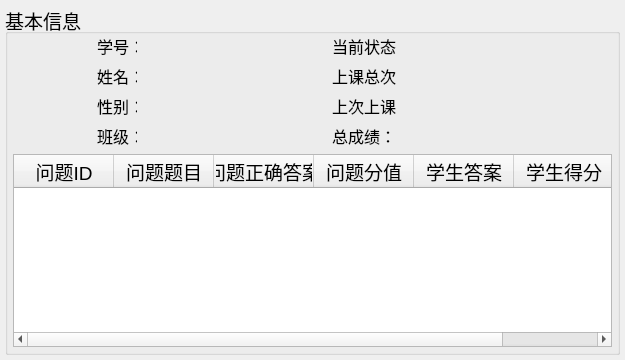
<?xml version="1.0" encoding="UTF-8"?>
<ui version="4.0">
 <class>ViewStudentInfo</class>
 <widget class="QWidget" name="ViewStudentInfo">
  <property name="geometry">
   <rect>
    <x>0</x>
    <y>0</y>
    <width>625</width>
    <height>360</height>
   </rect>
  </property>
  <property name="minimumSize">
   <size>
    <width>625</width>
    <height>360</height>
   </size>
  </property>
  <property name="maximumSize">
   <size>
    <width>625</width>
    <height>360</height>
   </size>
  </property>
  <property name="font">
   <font>
    <pointsize>14</pointsize>
   </font>
  </property>
  <property name="windowTitle">
   <string>Form</string>
  </property>
  <property name="windowIcon">
   <iconset resource="icons.qrc">
    <normaloff>:/appFace/viewstudent</normaloff>:/appFace/viewstudent</iconset>
  </property>
  <property name="styleSheet">
   <string notr="true"/>
  </property>
  <layout class="QGridLayout" name="gridLayout_2">
   <property name="margin">
    <number>5</number>
   </property>
   <property name="spacing">
    <number>0</number>
   </property>
   <item row="0" column="0">
    <widget class="QGroupBox" name="groupBox">
     <property name="minimumSize">
      <size>
       <width>0</width>
       <height>150</height>
      </size>
     </property>
     <property name="font">
      <font>
       <pointsize>14</pointsize>
      </font>
     </property>
     <property name="styleSheet">
      <string notr="true">background-image: url(:/appFace/bg);</string>
     </property>
     <property name="title">
      <string>基本信息</string>
     </property>
     <layout class="QGridLayout" name="gridLayout">
      <property name="leftMargin">
       <number>5</number>
      </property>
      <property name="topMargin">
       <number>0</number>
      </property>
      <property name="rightMargin">
       <number>5</number>
      </property>
      <property name="bottomMargin">
       <number>5</number>
      </property>
      <property name="spacing">
       <number>0</number>
      </property>
      <item row="0" column="0">
       <layout class="QVBoxLayout" name="verticalLayout_8">
        <property name="spacing">
         <number>6</number>
        </property>
        <item>
         <layout class="QHBoxLayout" name="horizontalLayout">
          <item>
           <layout class="QVBoxLayout" name="verticalLayout">
            <item>
             <spacer name="horizontalSpacer">
              <property name="orientation">
               <enum>Qt::Horizontal</enum>
              </property>
              <property name="sizeHint" stdset="0">
               <size>
                <width>20</width>
                <height>20</height>
               </size>
              </property>
             </spacer>
            </item>
            <item>
             <spacer name="horizontalSpacer_4">
              <property name="orientation">
               <enum>Qt::Horizontal</enum>
              </property>
              <property name="sizeHint" stdset="0">
               <size>
                <width>20</width>
                <height>20</height>
               </size>
              </property>
             </spacer>
            </item>
            <item>
             <spacer name="horizontalSpacer_7">
              <property name="orientation">
               <enum>Qt::Horizontal</enum>
              </property>
              <property name="sizeHint" stdset="0">
               <size>
                <width>20</width>
                <height>20</height>
               </size>
              </property>
             </spacer>
            </item>
            <item>
             <spacer name="horizontalSpacer_9">
              <property name="orientation">
               <enum>Qt::Horizontal</enum>
              </property>
              <property name="sizeHint" stdset="0">
               <size>
                <width>20</width>
                <height>20</height>
               </size>
              </property>
             </spacer>
            </item>
           </layout>
          </item>
          <item>
           <layout class="QVBoxLayout" name="verticalLayout_6">
            <item>
             <widget class="QLabel" name="label">
              <property name="minimumSize">
               <size>
                <width>40</width>
                <height>0</height>
               </size>
              </property>
              <property name="maximumSize">
               <size>
                <width>40</width>
                <height>16777215</height>
               </size>
              </property>
              <property name="font">
               <font>
                <pointsize>12</pointsize>
               </font>
              </property>
              <property name="text">
               <string>学号：</string>
              </property>
             </widget>
            </item>
            <item>
             <widget class="QLabel" name="label_4">
              <property name="minimumSize">
               <size>
                <width>40</width>
                <height>0</height>
               </size>
              </property>
              <property name="maximumSize">
               <size>
                <width>40</width>
                <height>16777215</height>
               </size>
              </property>
              <property name="font">
               <font>
                <pointsize>12</pointsize>
               </font>
              </property>
              <property name="text">
               <string>姓名：</string>
              </property>
             </widget>
            </item>
            <item>
             <widget class="QLabel" name="label_3">
              <property name="minimumSize">
               <size>
                <width>40</width>
                <height>0</height>
               </size>
              </property>
              <property name="maximumSize">
               <size>
                <width>40</width>
                <height>16777215</height>
               </size>
              </property>
              <property name="font">
               <font>
                <pointsize>12</pointsize>
               </font>
              </property>
              <property name="text">
               <string>性别：</string>
              </property>
             </widget>
            </item>
            <item>
             <widget class="QLabel" name="label_6">
              <property name="minimumSize">
               <size>
                <width>40</width>
                <height>0</height>
               </size>
              </property>
              <property name="maximumSize">
               <size>
                <width>40</width>
                <height>16777215</height>
               </size>
              </property>
              <property name="font">
               <font>
                <pointsize>12</pointsize>
               </font>
              </property>
              <property name="text">
               <string>班级：</string>
              </property>
             </widget>
            </item>
           </layout>
          </item>
          <item>
           <layout class="QVBoxLayout" name="verticalLayout_5">
            <item>
             <widget class="QLabel" name="studentID">
              <property name="minimumSize">
               <size>
                <width>100</width>
                <height>0</height>
               </size>
              </property>
              <property name="font">
               <font>
                <pointsize>10</pointsize>
               </font>
              </property>
              <property name="text">
               <string/>
              </property>
             </widget>
            </item>
            <item>
             <widget class="QLabel" name="studentName">
              <property name="minimumSize">
               <size>
                <width>100</width>
                <height>0</height>
               </size>
              </property>
              <property name="font">
               <font>
                <pointsize>10</pointsize>
               </font>
              </property>
              <property name="text">
               <string/>
              </property>
             </widget>
            </item>
            <item>
             <widget class="QLabel" name="studentSex">
              <property name="minimumSize">
               <size>
                <width>100</width>
                <height>0</height>
               </size>
              </property>
              <property name="font">
               <font>
                <pointsize>10</pointsize>
               </font>
              </property>
              <property name="text">
               <string/>
              </property>
             </widget>
            </item>
            <item>
             <widget class="QLabel" name="studentClass">
              <property name="minimumSize">
               <size>
                <width>100</width>
                <height>0</height>
               </size>
              </property>
              <property name="font">
               <font>
                <pointsize>10</pointsize>
               </font>
              </property>
              <property name="text">
               <string/>
              </property>
             </widget>
            </item>
           </layout>
          </item>
          <item>
           <layout class="QVBoxLayout" name="verticalLayout_2">
            <item>
             <spacer name="horizontalSpacer_2">
              <property name="orientation">
               <enum>Qt::Horizontal</enum>
              </property>
              <property name="sizeHint" stdset="0">
               <size>
                <width>40</width>
                <height>20</height>
               </size>
              </property>
             </spacer>
            </item>
            <item>
             <spacer name="horizontalSpacer_5">
              <property name="orientation">
               <enum>Qt::Horizontal</enum>
              </property>
              <property name="sizeHint" stdset="0">
               <size>
                <width>40</width>
                <height>20</height>
               </size>
              </property>
             </spacer>
            </item>
            <item>
             <spacer name="horizontalSpacer_10">
              <property name="orientation">
               <enum>Qt::Horizontal</enum>
              </property>
              <property name="sizeHint" stdset="0">
               <size>
                <width>40</width>
                <height>20</height>
               </size>
              </property>
             </spacer>
            </item>
            <item>
             <spacer name="horizontalSpacer_11">
              <property name="orientation">
               <enum>Qt::Horizontal</enum>
              </property>
              <property name="sizeHint" stdset="0">
               <size>
                <width>40</width>
                <height>20</height>
               </size>
              </property>
             </spacer>
            </item>
           </layout>
          </item>
          <item>
           <layout class="QVBoxLayout" name="verticalLayout_7">
            <item>
             <widget class="QLabel" name="label_2">
              <property name="minimumSize">
               <size>
                <width>70</width>
                <height>0</height>
               </size>
              </property>
              <property name="maximumSize">
               <size>
                <width>50</width>
                <height>16777215</height>
               </size>
              </property>
              <property name="font">
               <font>
                <pointsize>12</pointsize>
               </font>
              </property>
              <property name="text">
               <string>当前状态：</string>
              </property>
             </widget>
            </item>
            <item>
             <widget class="QLabel" name="label_5">
              <property name="minimumSize">
               <size>
                <width>70</width>
                <height>0</height>
               </size>
              </property>
              <property name="maximumSize">
               <size>
                <width>50</width>
                <height>16777215</height>
               </size>
              </property>
              <property name="font">
               <font>
                <pointsize>12</pointsize>
               </font>
              </property>
              <property name="text">
               <string>上课总次：</string>
              </property>
             </widget>
            </item>
            <item>
             <widget class="QLabel" name="label_7">
              <property name="minimumSize">
               <size>
                <width>70</width>
                <height>0</height>
               </size>
              </property>
              <property name="maximumSize">
               <size>
                <width>50</width>
                <height>16777215</height>
               </size>
              </property>
              <property name="font">
               <font>
                <pointsize>12</pointsize>
               </font>
              </property>
              <property name="text">
               <string>上次上课：</string>
              </property>
             </widget>
            </item>
            <item>
             <widget class="QLabel" name="label_8">
              <property name="minimumSize">
               <size>
                <width>70</width>
                <height>0</height>
               </size>
              </property>
              <property name="maximumSize">
               <size>
                <width>50</width>
                <height>16777215</height>
               </size>
              </property>
              <property name="font">
               <font>
                <pointsize>12</pointsize>
               </font>
              </property>
              <property name="text">
               <string>总成绩：</string>
              </property>
             </widget>
            </item>
           </layout>
          </item>
          <item>
           <layout class="QVBoxLayout" name="verticalLayout_4">
            <item>
             <widget class="QLabel" name="studentStatus">
              <property name="minimumSize">
               <size>
                <width>120</width>
                <height>0</height>
               </size>
              </property>
              <property name="font">
               <font>
                <pointsize>10</pointsize>
               </font>
              </property>
              <property name="text">
               <string/>
              </property>
             </widget>
            </item>
            <item>
             <widget class="QLabel" name="studentClassTimes">
              <property name="minimumSize">
               <size>
                <width>120</width>
                <height>0</height>
               </size>
              </property>
              <property name="font">
               <font>
                <pointsize>10</pointsize>
               </font>
              </property>
              <property name="text">
               <string/>
              </property>
             </widget>
            </item>
            <item>
             <widget class="QLabel" name="studentLastClassDate">
              <property name="minimumSize">
               <size>
                <width>120</width>
                <height>0</height>
               </size>
              </property>
              <property name="font">
               <font>
                <pointsize>10</pointsize>
               </font>
              </property>
              <property name="text">
               <string/>
              </property>
             </widget>
            </item>
            <item>
             <widget class="QLabel" name="studentScore">
              <property name="minimumSize">
               <size>
                <width>120</width>
                <height>0</height>
               </size>
              </property>
              <property name="font">
               <font>
                <pointsize>10</pointsize>
               </font>
              </property>
              <property name="text">
               <string/>
              </property>
             </widget>
            </item>
           </layout>
          </item>
          <item>
           <layout class="QVBoxLayout" name="verticalLayout_3">
            <item>
             <spacer name="horizontalSpacer_3">
              <property name="orientation">
               <enum>Qt::Horizontal</enum>
              </property>
              <property name="sizeHint" stdset="0">
               <size>
                <width>20</width>
                <height>20</height>
               </size>
              </property>
             </spacer>
            </item>
            <item>
             <spacer name="horizontalSpacer_6">
              <property name="orientation">
               <enum>Qt::Horizontal</enum>
              </property>
              <property name="sizeHint" stdset="0">
               <size>
                <width>20</width>
                <height>20</height>
               </size>
              </property>
             </spacer>
            </item>
            <item>
             <spacer name="horizontalSpacer_8">
              <property name="orientation">
               <enum>Qt::Horizontal</enum>
              </property>
              <property name="sizeHint" stdset="0">
               <size>
                <width>20</width>
                <height>20</height>
               </size>
              </property>
             </spacer>
            </item>
            <item>
             <spacer name="horizontalSpacer_12">
              <property name="orientation">
               <enum>Qt::Horizontal</enum>
              </property>
              <property name="sizeHint" stdset="0">
               <size>
                <width>20</width>
                <height>20</height>
               </size>
              </property>
             </spacer>
            </item>
           </layout>
          </item>
         </layout>
        </item>
        <item>
         <widget class="QTableWidget" name="answered">
          <attribute name="verticalHeaderVisible">
           <bool>false</bool>
          </attribute>
          <attribute name="verticalHeaderHighlightSections">
           <bool>false</bool>
          </attribute>
          <column>
           <property name="text">
            <string>问题ID</string>
           </property>
          </column>
          <column>
           <property name="text">
            <string>问题题目</string>
           </property>
          </column>
          <column>
           <property name="text">
            <string>问题正确答案</string>
           </property>
          </column>
          <column>
           <property name="text">
            <string>问题分值</string>
           </property>
          </column>
          <column>
           <property name="text">
            <string>学生答案</string>
           </property>
          </column>
          <column>
           <property name="text">
            <string>学生得分</string>
           </property>
          </column>
         </widget>
        </item>
       </layout>
      </item>
     </layout>
    </widget>
   </item>
  </layout>
 </widget>
 <resources>
  <include location="icons.qrc"/>
 </resources>
 <connections/>
</ui>
